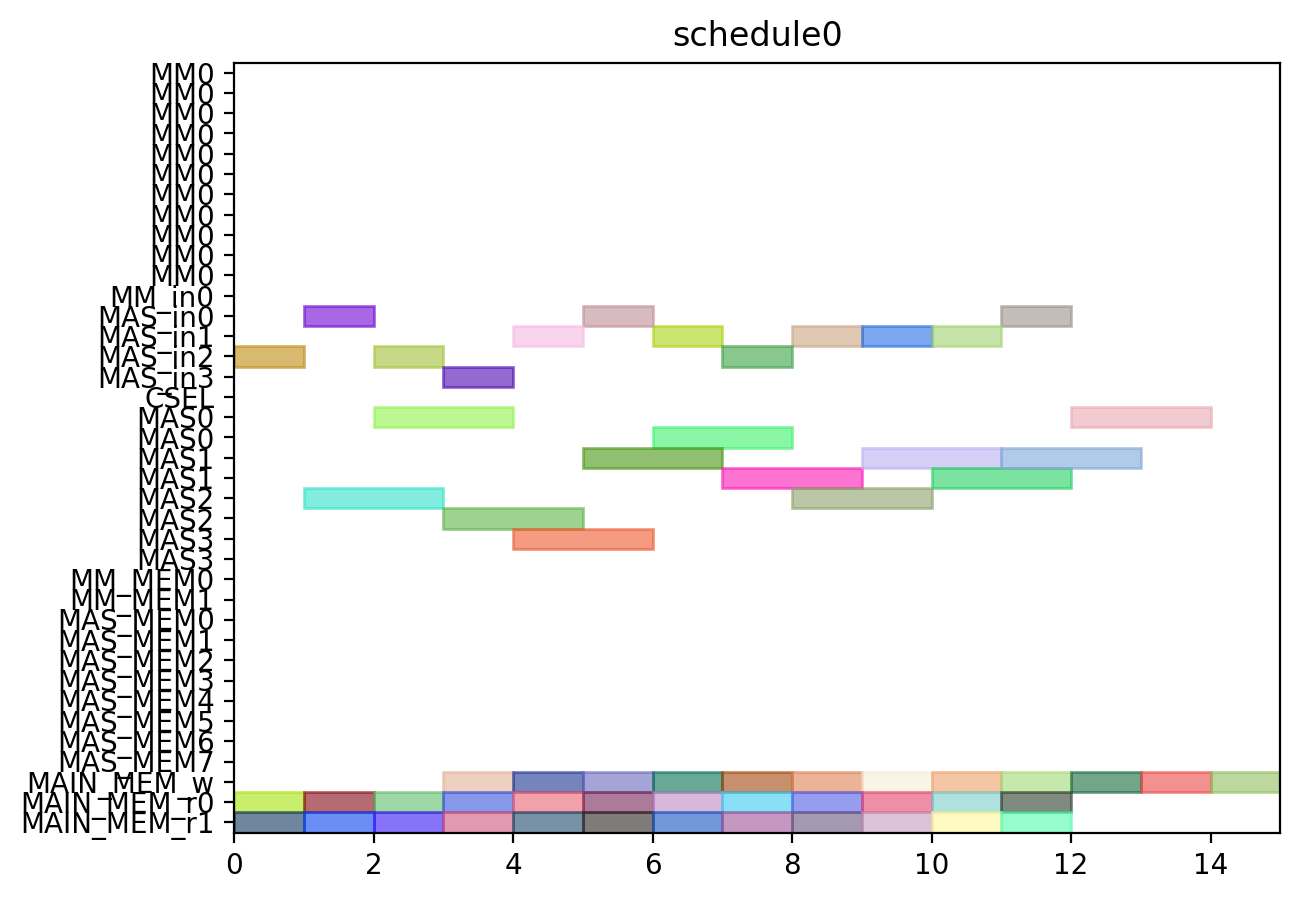

Reproduce this figure in Python.
from pyschedule import Scenario, solvers, plotters, alt


def solve():
	horizon = 120
	S = Scenario("schedule0", horizon=horizon)

	# resource
	MM = S.Resources('MM', num=1, size=11)
	MM_in = S.Resources('MM_in', num=1)
	MAS_in = S.Resources('MAS_in', num=4)
	CSEL = S.Resource('CSEL')
	MAS = S.Resources('MAS', num=4, size=2, periods=range(1, horizon))
	MM_MEM = S.Resources('MM_MEM', num=2)
	MAS_MEM = S.Resources('MAS_MEM', num=8)
	MAIN_MEM_w = S.Resource('MAIN_MEM_w', size=1)
	MAIN_MEM_r = S.Resources('MAIN_MEM_r', num=2)

	# result of previous scheduling

	# new tasks
	c000 = S.Task('c000', length=2, delay_cost=1)
	c000 += alt(MAS)
	c000_in = S.Task('c000_in', length=1, delay_cost=1)
	c000_in += alt(MAS_in)
	S += c000_in*MAS_in[0]<=c000*MAS[0]

	S += c000_in*MAS_in[1]<=c000*MAS[1]

	S += c000_in*MAS_in[2]<=c000*MAS[2]

	S += c000_in*MAS_in[3]<=c000*MAS[3]

	S += 0<c000

	c000_w = S.Task('c000_w', length=1, delay_cost=1)
	c000_w += alt(MAIN_MEM_w)
	S += c000 <= c000_w

	c000_mem0 = S.Task('c000_mem0', length=1, delay_cost=1)
	c000_mem0 += MAIN_MEM_r[0]
	S += c000_mem0 <= c000

	c000_mem1 = S.Task('c000_mem1', length=1, delay_cost=1)
	c000_mem1 += MAIN_MEM_r[1]
	S += c000_mem1 <= c000

	c001 = S.Task('c001', length=2, delay_cost=1)
	c001 += alt(MAS)
	c001_in = S.Task('c001_in', length=1, delay_cost=1)
	c001_in += alt(MAS_in)
	S += c001_in*MAS_in[0]<=c001*MAS[0]

	S += c001_in*MAS_in[1]<=c001*MAS[1]

	S += c001_in*MAS_in[2]<=c001*MAS[2]

	S += c001_in*MAS_in[3]<=c001*MAS[3]

	S += 0<c001

	c001_w = S.Task('c001_w', length=1, delay_cost=1)
	c001_w += alt(MAIN_MEM_w)
	S += c001 <= c001_w

	c001_mem0 = S.Task('c001_mem0', length=1, delay_cost=1)
	c001_mem0 += MAIN_MEM_r[0]
	S += c001_mem0 <= c001

	c001_mem1 = S.Task('c001_mem1', length=1, delay_cost=1)
	c001_mem1 += MAIN_MEM_r[1]
	S += c001_mem1 <= c001

	c010 = S.Task('c010', length=2, delay_cost=1)
	c010 += alt(MAS)
	c010_in = S.Task('c010_in', length=1, delay_cost=1)
	c010_in += alt(MAS_in)
	S += c010_in*MAS_in[0]<=c010*MAS[0]

	S += c010_in*MAS_in[1]<=c010*MAS[1]

	S += c010_in*MAS_in[2]<=c010*MAS[2]

	S += c010_in*MAS_in[3]<=c010*MAS[3]

	S += 0<c010

	c010_w = S.Task('c010_w', length=1, delay_cost=1)
	c010_w += alt(MAIN_MEM_w)
	S += c010 <= c010_w

	c010_mem0 = S.Task('c010_mem0', length=1, delay_cost=1)
	c010_mem0 += MAIN_MEM_r[0]
	S += c010_mem0 <= c010

	c010_mem1 = S.Task('c010_mem1', length=1, delay_cost=1)
	c010_mem1 += MAIN_MEM_r[1]
	S += c010_mem1 <= c010

	c011 = S.Task('c011', length=2, delay_cost=1)
	c011 += alt(MAS)
	c011_in = S.Task('c011_in', length=1, delay_cost=1)
	c011_in += alt(MAS_in)
	S += c011_in*MAS_in[0]<=c011*MAS[0]

	S += c011_in*MAS_in[1]<=c011*MAS[1]

	S += c011_in*MAS_in[2]<=c011*MAS[2]

	S += c011_in*MAS_in[3]<=c011*MAS[3]

	S += 0<c011

	c011_w = S.Task('c011_w', length=1, delay_cost=1)
	c011_w += alt(MAIN_MEM_w)
	S += c011 <= c011_w

	c011_mem0 = S.Task('c011_mem0', length=1, delay_cost=1)
	c011_mem0 += MAIN_MEM_r[0]
	S += c011_mem0 <= c011

	c011_mem1 = S.Task('c011_mem1', length=1, delay_cost=1)
	c011_mem1 += MAIN_MEM_r[1]
	S += c011_mem1 <= c011

	c100 = S.Task('c100', length=2, delay_cost=1)
	c100 += alt(MAS)
	c100_in = S.Task('c100_in', length=1, delay_cost=1)
	c100_in += alt(MAS_in)
	S += c100_in*MAS_in[0]<=c100*MAS[0]

	S += c100_in*MAS_in[1]<=c100*MAS[1]

	S += c100_in*MAS_in[2]<=c100*MAS[2]

	S += c100_in*MAS_in[3]<=c100*MAS[3]

	S += 0<c100

	c100_w = S.Task('c100_w', length=1, delay_cost=1)
	c100_w += alt(MAIN_MEM_w)
	S += c100 <= c100_w

	c100_mem0 = S.Task('c100_mem0', length=1, delay_cost=1)
	c100_mem0 += MAIN_MEM_r[0]
	S += c100_mem0 <= c100

	c100_mem1 = S.Task('c100_mem1', length=1, delay_cost=1)
	c100_mem1 += MAIN_MEM_r[1]
	S += c100_mem1 <= c100

	c101 = S.Task('c101', length=2, delay_cost=1)
	c101 += alt(MAS)
	c101_in = S.Task('c101_in', length=1, delay_cost=1)
	c101_in += alt(MAS_in)
	S += c101_in*MAS_in[0]<=c101*MAS[0]

	S += c101_in*MAS_in[1]<=c101*MAS[1]

	S += c101_in*MAS_in[2]<=c101*MAS[2]

	S += c101_in*MAS_in[3]<=c101*MAS[3]

	S += 0<c101

	c101_w = S.Task('c101_w', length=1, delay_cost=1)
	c101_w += alt(MAIN_MEM_w)
	S += c101 <= c101_w

	c101_mem0 = S.Task('c101_mem0', length=1, delay_cost=1)
	c101_mem0 += MAIN_MEM_r[0]
	S += c101_mem0 <= c101

	c101_mem1 = S.Task('c101_mem1', length=1, delay_cost=1)
	c101_mem1 += MAIN_MEM_r[1]
	S += c101_mem1 <= c101

	c110 = S.Task('c110', length=2, delay_cost=1)
	c110 += alt(MAS)
	c110_in = S.Task('c110_in', length=1, delay_cost=1)
	c110_in += alt(MAS_in)
	S += c110_in*MAS_in[0]<=c110*MAS[0]

	S += c110_in*MAS_in[1]<=c110*MAS[1]

	S += c110_in*MAS_in[2]<=c110*MAS[2]

	S += c110_in*MAS_in[3]<=c110*MAS[3]

	S += 0<c110

	c110_w = S.Task('c110_w', length=1, delay_cost=1)
	c110_w += alt(MAIN_MEM_w)
	S += c110 <= c110_w

	c110_mem0 = S.Task('c110_mem0', length=1, delay_cost=1)
	c110_mem0 += MAIN_MEM_r[0]
	S += c110_mem0 <= c110

	c110_mem1 = S.Task('c110_mem1', length=1, delay_cost=1)
	c110_mem1 += MAIN_MEM_r[1]
	S += c110_mem1 <= c110

	c111 = S.Task('c111', length=2, delay_cost=1)
	c111 += alt(MAS)
	c111_in = S.Task('c111_in', length=1, delay_cost=1)
	c111_in += alt(MAS_in)
	S += c111_in*MAS_in[0]<=c111*MAS[0]

	S += c111_in*MAS_in[1]<=c111*MAS[1]

	S += c111_in*MAS_in[2]<=c111*MAS[2]

	S += c111_in*MAS_in[3]<=c111*MAS[3]

	S += 0<c111

	c111_w = S.Task('c111_w', length=1, delay_cost=1)
	c111_w += alt(MAIN_MEM_w)
	S += c111 <= c111_w

	c111_mem0 = S.Task('c111_mem0', length=1, delay_cost=1)
	c111_mem0 += MAIN_MEM_r[0]
	S += c111_mem0 <= c111

	c111_mem1 = S.Task('c111_mem1', length=1, delay_cost=1)
	c111_mem1 += MAIN_MEM_r[1]
	S += c111_mem1 <= c111

	c200 = S.Task('c200', length=2, delay_cost=1)
	c200 += alt(MAS)
	c200_in = S.Task('c200_in', length=1, delay_cost=1)
	c200_in += alt(MAS_in)
	S += c200_in*MAS_in[0]<=c200*MAS[0]

	S += c200_in*MAS_in[1]<=c200*MAS[1]

	S += c200_in*MAS_in[2]<=c200*MAS[2]

	S += c200_in*MAS_in[3]<=c200*MAS[3]

	S += 0<c200

	c200_w = S.Task('c200_w', length=1, delay_cost=1)
	c200_w += alt(MAIN_MEM_w)
	S += c200 <= c200_w

	c200_mem0 = S.Task('c200_mem0', length=1, delay_cost=1)
	c200_mem0 += MAIN_MEM_r[0]
	S += c200_mem0 <= c200

	c200_mem1 = S.Task('c200_mem1', length=1, delay_cost=1)
	c200_mem1 += MAIN_MEM_r[1]
	S += c200_mem1 <= c200

	c201 = S.Task('c201', length=2, delay_cost=1)
	c201 += alt(MAS)
	c201_in = S.Task('c201_in', length=1, delay_cost=1)
	c201_in += alt(MAS_in)
	S += c201_in*MAS_in[0]<=c201*MAS[0]

	S += c201_in*MAS_in[1]<=c201*MAS[1]

	S += c201_in*MAS_in[2]<=c201*MAS[2]

	S += c201_in*MAS_in[3]<=c201*MAS[3]

	S += 0<c201

	c201_w = S.Task('c201_w', length=1, delay_cost=1)
	c201_w += alt(MAIN_MEM_w)
	S += c201 <= c201_w

	c201_mem0 = S.Task('c201_mem0', length=1, delay_cost=1)
	c201_mem0 += MAIN_MEM_r[0]
	S += c201_mem0 <= c201

	c201_mem1 = S.Task('c201_mem1', length=1, delay_cost=1)
	c201_mem1 += MAIN_MEM_r[1]
	S += c201_mem1 <= c201

	c210 = S.Task('c210', length=2, delay_cost=1)
	c210 += alt(MAS)
	c210_in = S.Task('c210_in', length=1, delay_cost=1)
	c210_in += alt(MAS_in)
	S += c210_in*MAS_in[0]<=c210*MAS[0]

	S += c210_in*MAS_in[1]<=c210*MAS[1]

	S += c210_in*MAS_in[2]<=c210*MAS[2]

	S += c210_in*MAS_in[3]<=c210*MAS[3]

	S += 0<c210

	c210_w = S.Task('c210_w', length=1, delay_cost=1)
	c210_w += alt(MAIN_MEM_w)
	S += c210 <= c210_w

	c210_mem0 = S.Task('c210_mem0', length=1, delay_cost=1)
	c210_mem0 += MAIN_MEM_r[0]
	S += c210_mem0 <= c210

	c210_mem1 = S.Task('c210_mem1', length=1, delay_cost=1)
	c210_mem1 += MAIN_MEM_r[1]
	S += c210_mem1 <= c210

	c211 = S.Task('c211', length=2, delay_cost=1)
	c211 += alt(MAS)
	c211_in = S.Task('c211_in', length=1, delay_cost=1)
	c211_in += alt(MAS_in)
	S += c211_in*MAS_in[0]<=c211*MAS[0]

	S += c211_in*MAS_in[1]<=c211*MAS[1]

	S += c211_in*MAS_in[2]<=c211*MAS[2]

	S += c211_in*MAS_in[3]<=c211*MAS[3]

	S += 0<c211

	c211_w = S.Task('c211_w', length=1, delay_cost=1)
	c211_w += alt(MAIN_MEM_w)
	S += c211 <= c211_w

	c211_mem0 = S.Task('c211_mem0', length=1, delay_cost=1)
	c211_mem0 += MAIN_MEM_r[0]
	S += c211_mem0 <= c211

	c211_mem1 = S.Task('c211_mem1', length=1, delay_cost=1)
	c211_mem1 += MAIN_MEM_r[1]
	S += c211_mem1 <= c211

	solvers.mip.solve(S,msg=1,kind='CPLEX',ratio_gap=1.01)

	solution = [['hoge']*len(S.solution()[1]) for i in range(len(S.solution()))]
	for i in range(len(S.solution())):
		for j in range(len(S.solution()[i])):
			solution[i][j]=str(S.solution()[i][j])
	print(solution)

	cycles = int(solution[-1][3])

	pic_file_name = "/home/mfukuda/ABE/multiRAM_multiMAS_16mux/scheduling_result/stage11MM1_stage2MAS4/CONJ/schedule0.png"
	if(S.solution() != []):
		plotters.matplotlib.plot(S,img_filename=pic_file_name, show_task_labels=False, fig_size=(cycles*0.25+3, 5))

	return solution
